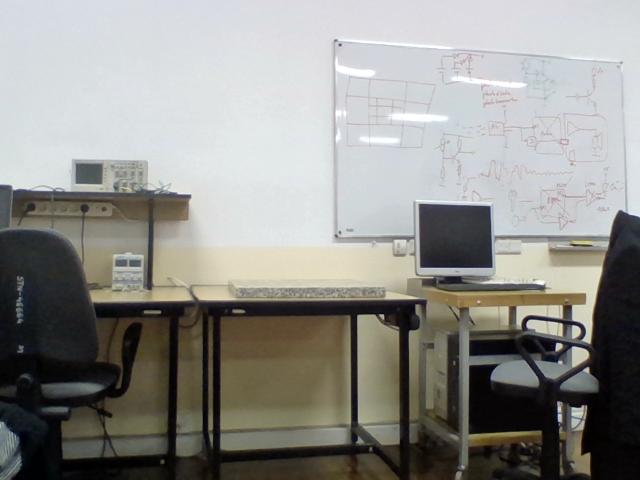
#> input picture photos/n1.png, 640 x 480 px; the run also reads 1 picture not shown here
$ python image_test.py
#> lines starting #> are read from the running program, lines starting #| are printed output that depends on the picture; long printed decimals are rounded
from PIL import Image
import numpy as np
import cv2

# Load the two images
image1 = Image.open("n1.png")
#> image1 is the input picture: PIL image 640x480 RGB; mean R, G, B 144.5, 144.3, 140.2
image2 = Image.open("n2.png")

# Ensure both images have the same size and mode (RGB)
image1 = image1.convert("RGB")
image2 = image2.convert("RGB")

# Convert images to NumPy arrays
image1_array = np.array(image1, dtype=np.uint8)
image2_array = np.array(image2, dtype=np.uint8)

image1_array = image1_array[:, :, 0]  # Red color only
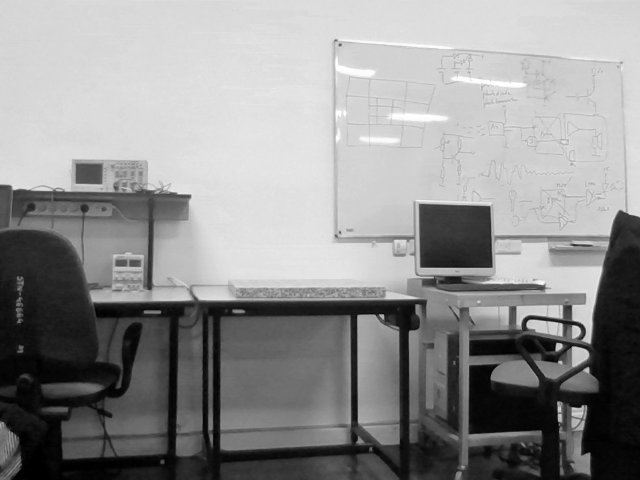
#> image1_array: shape (480, 640); min 0, max 255, mean 144.5
image2_array = image2_array[:, :, 0]  # Red color only

# Calculate the difference, avoiding wrap-around
red_channel = image2_array.astype(np.int16) - image1_array.astype(np.int16)
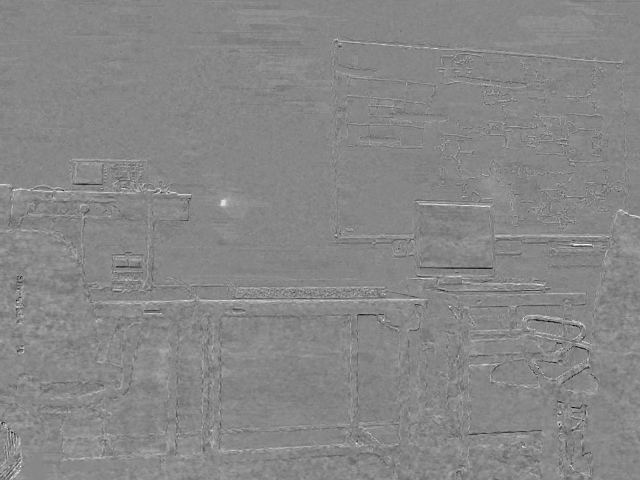
#> red_channel: shape (480, 640) int16; min -53, max 47, mean 0.1; drawn with min black and max white
red_channel[red_channel < 0] = 0  # Set any negative values to 0
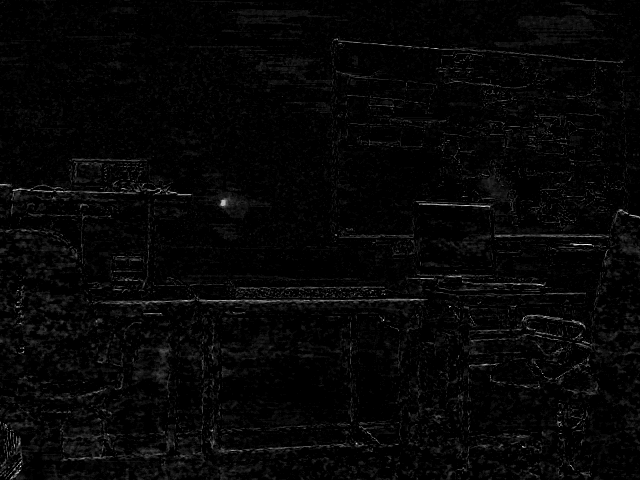
#> red_channel: shape (480, 640) int16; min 0, max 47, mean 1.1; drawn with min black and max white
red_channel = red_channel.astype(np.uint8)  # Convert back to uint8
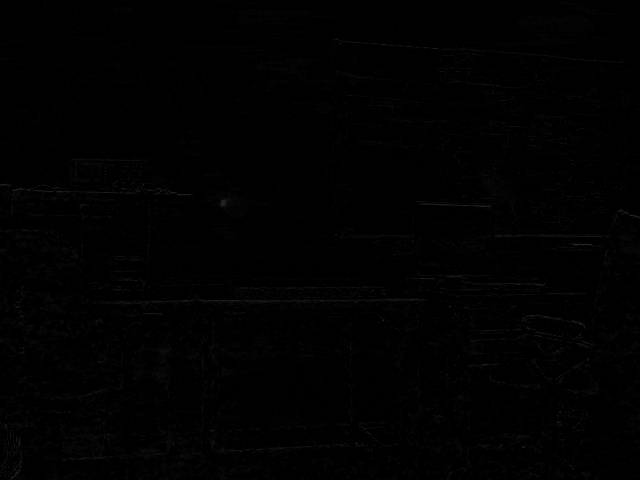
#> red_channel: shape (480, 640); min 0, max 47, mean 1.1


# Apply a 6x6 averaging filter (moving average) to smooth the result
# Kernel for averaging
kernel = np.ones((6, 6), np.float32) / 9
red_channel = cv2.filter2D(red_channel, -1, kernel)

# Initialize variables to store the maximum average intensity and its coordinates
max_intensity = 0
max_coordinates = (0, 0)

# Iterate over the red channel, moving the 9x9 frame across the image
for i in range(red_channel.shape[0] - 8):  # Subtract 8 to fit a 9x9 frame
    for j in range(red_channel.shape[1] - 8):
        # Extract the current 9x9 frame
        frame = red_channel[i : i + 9, j : j + 9]

        # Calculate the mean intensity of the current frame
        mean_intensity = np.mean(frame)

        # Update max_intensity and max_coordinates if the current mean is the highest found so far
        if mean_intensity > max_intensity:
            max_intensity = mean_intensity
            max_coordinates = (i + 5, j + 5)
#> after the loop, max_coordinates = (204, 225); max_intensity = 64.33

# Convert the smoothed result back to a PIL Image
result_image = Image.fromarray(red_channel)

# Save the result as a PNG image
result_image.save("result_image_smoothed.png")
print("Result image saved as result_image_smoothed.png")
print("Highest average red intensity:", max_intensity)
#| Highest average red intensity: 64.333
print("Coordinates of the frame with highest intensity:", max_coordinates)
#| Coordinates of the frame with highest intensity: (204, 225)
